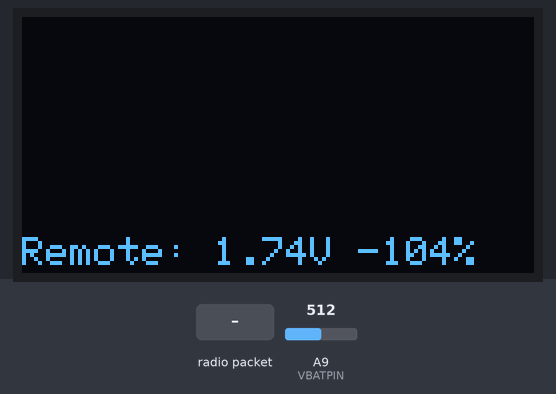
The sketch below on a simulated Arduino Mega 2560, built with avr-gcc and run on an emulated ATmega2560. On the bench: 128×64 one-colour display. Inputs (shaded band) come from the test bench; at power-on: A9 (VBATPIN) = 512. No radio packets arrive unless stated.

Above: at 0.51 s.
At 1.2 s:
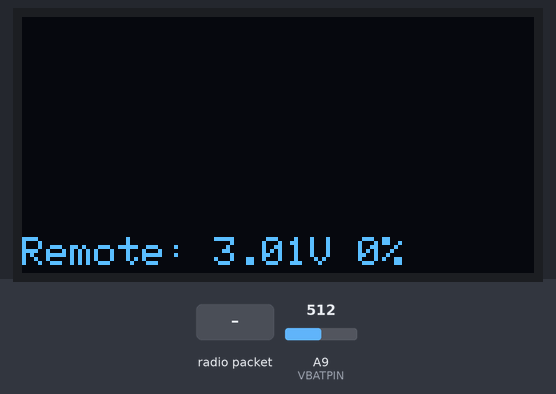
1.3 s: radio packet "!" arrives
At 1.7 s:
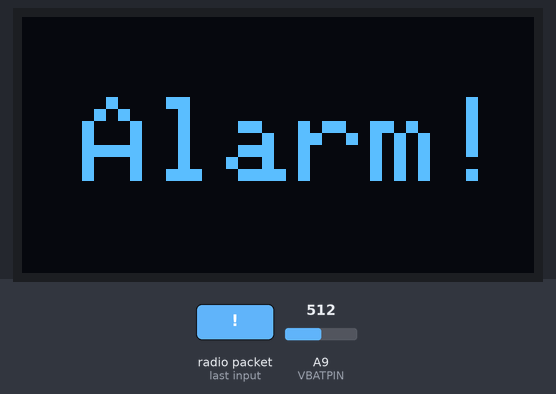
Timing chart, 0 to 4.3 s (numbered marks = the images above; inputs shaded):
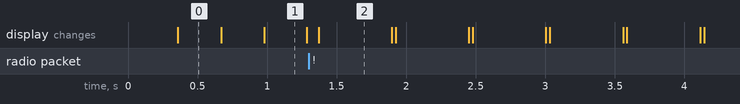

The sketch:

BMS_remote_V2.2.ino
```cpp
#include <LoRa.h>
#include <SPI.h>
#include <Wire.h>
#include <Adafruit_GFX.h>
#include <Adafruit_SH110X.h>

Adafruit_SH1107 display = Adafruit_SH1107(64, 128, &Wire);

//#define BUTTON_A  9
//#define BUTTON_B  6
//#define BUTTON_C  5
#define VBATPIN A9
//int alarmPin = 5; // Piezo buzzer pin (inop)

void setup() {
  LoRa.setPins(8, 4, 7);      //CS, RST, INT
  //LoRa.setSyncWord(0xBB);     //Not working

  //pinMode(alarmPin, OUTPUT);      //Not working, drains battery

  display.begin(0x3C, true); // Address 0x3C default
  display.clearDisplay();
  display.display();
  display.setRotation(1);
  display.setTextSize(1);
  display.setTextColor(SH110X_WHITE);
  display.setTextColor(1, 0);

  if (!LoRa.begin(915E6)) {
    display.setCursor(0, 0);
    display.print("LoRa failed!");
    display.display();
    while (1);
  }
}

void BatSignal_Display() {
  //int rssi = LoRa.packetRssi();     //Signal strength
  //float snr = LoRa.packetSnr();     //Signal/noise ratio

  const float batMin = 3.0;    //Remote battery % conversion
  const float batMax = 4.2;
  const float span = batMax - batMin;
  float measuredVbat = analogRead(VBATPIN);
  measuredVbat *= 2;    // Adafruit conversions
  measuredVbat *= 3.3;
  measuredVbat /= 1024;
  static float filterVbat;
  const float alpha = 0.08;     //Current smoothing factor - 1.0 does little, lower is smoother

  filterVbat = alpha * (measuredVbat) + (1 - alpha) * filterVbat;
  int batPercent = ((filterVbat - batMin) / (span) * 100);

  /*
    display.setCursor(0, 35);
    display.print("RSSI: ");
    display.print(rssi);
    display.print(" dBm");

    display.setCursor(0, 45);
    display.print("S/N: ");
    display.print(snr);
    display.print(" dBm");
  */

  display.setCursor(0, 55);
  display.print("Remote: ");
  display.print(filterVbat);
  display.print("V ");
  display.print(batPercent);
  display.print("%  ");
  display.display();
}

void Print_Alarm() {
  while (1) {
    display.clearDisplay();
    display.display();
    display.setTextSize(3);
    display.setCursor(15, 20);
    display.print("Alarm!");
    display.display();
    //tone(alarmPin, 4000, 500);      //Pin, Freq, Duration (inop)
    delay(500);
  }
}

void loop() {
  BatSignal_Display();

  int packetSize = LoRa.parsePacket();
  if (packetSize) {     // received a packet?

    if (LoRa.available()) {
      switch ((char)LoRa.read()) {
        case '@': {     //Pack values
            display.clearDisplay();
            display.setCursor(0, 0);
            display.display();

            while (LoRa.available()) {
              display.print((char)LoRa.read());
              display.display();
            }
          } break;

        case '#': {     //Alerts
            display.setCursor(0, 25);
            display.display();

            while (LoRa.available()) {
              display.print((char)LoRa.read());
              display.display();
            }
          } break;

        case '$': {     //Pack temps
            display.clearDisplay();
            display.setCursor(0, 0);
            display.display();

            while (LoRa.available()) {
              display.print((char)LoRa.read());
              display.display();
            }
          } break;

        case '^': {     //Charger uptime
            display.clearDisplay();
            display.setCursor(0, 0);
            display.display();

            while (LoRa.available()) {
              display.print((char)LoRa.read());
              display.display();
            }
          } break;

        case '!': {     //Charger alarm
            Print_Alarm();
          } break;
      }
    }
  }
}
```

Measured:
- after the input at 1.3 s, the display: changes after 0.07 s (image 2)
- what the display in image 2 shows lasts 0.5 s, from 1.4 s to 1.9 s
